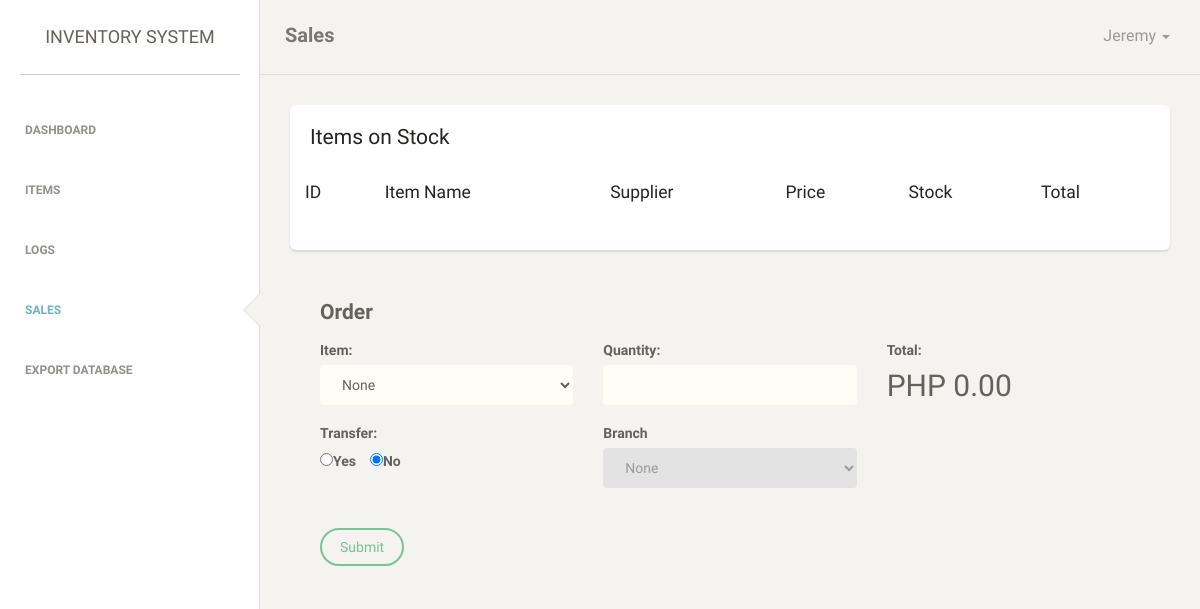
The page /admin/sales.php (signed in) on the database as committed earlier.
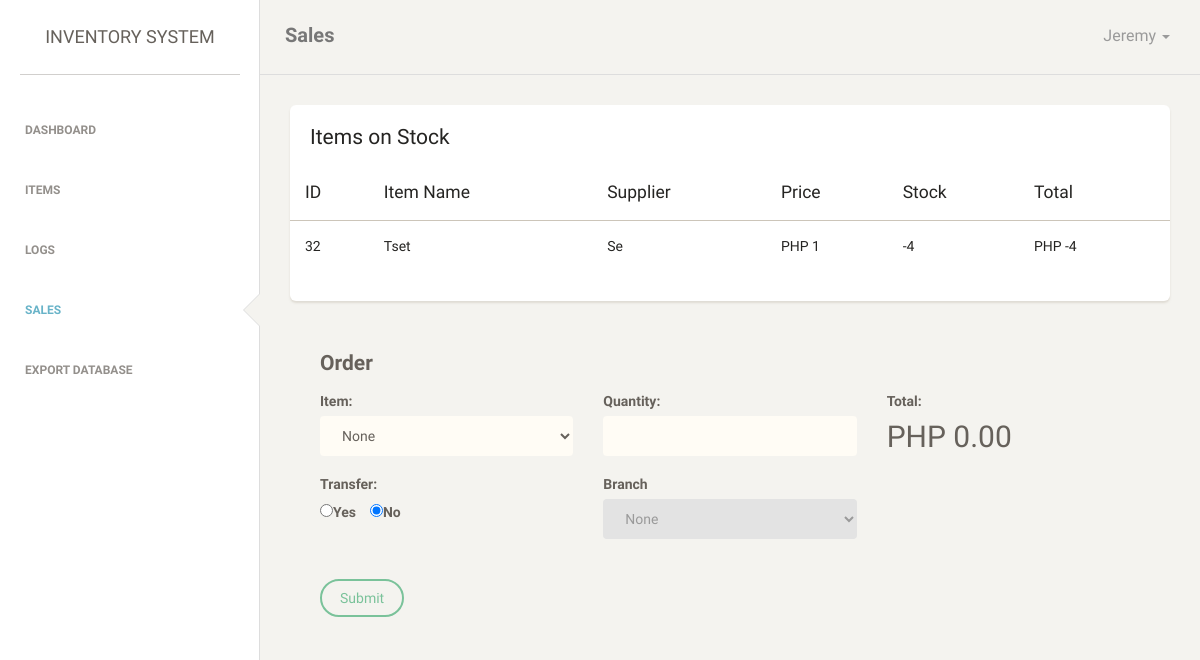
The same page on the database as committed later.
### tables this page shows
CREATE TABLE `items` (
  `date_added` datetime NOT NULL,
  `item_id` int(10) NOT NULL,
  `item_name` varchar(20) NOT NULL,
  `supplier_name` varchar(20) NOT NULL,
  `price` int(6) NOT NULL,
  `stock` int(10) NOT NULL,
  `total` int(11) NOT NULL
);

### admin/sales.php (the view, shortened to what the changed rows need)
<?php
    include "../php/connect.php";
?>
<!doctype html>
<html lang="en">
<head>
    <link href="assets/css/bootstrap.min.css" rel="stylesheet" />
    <link href="assets/css/animate.min.css" rel="stylesheet"/>
    <link href="assets/css/paper-dashboard.css" rel="stylesheet"/>
    <link href="assets/css/demo.css" rel="stylesheet" />
    <link href="assets/css/themify-icons.css" rel="stylesheet">
    <link href="../css/sweetalert.css" rel="stylesheet">
</head>
<body>
<div class="wrapper">
    <div class="main-panel">
        <div class="content">
            <div class="container-fluid">
                <div class="row">
                    <div class="col-md-12">
                        <div id="my-table">
                            <div class="card">
                                <div class="content table-responsive table-full-width">
                                    <form method="post" action="" id="item-table">
                                    <table class="table table-striped">
                                        <thead>
                                            <th>ID</th>
                                            <th>Item Name</th>
                                            <th>Supplier</th>
                                            <th>Price</th>
                                            <th>Stock</th>
                                            <th>Total</th>
                                        </thead>
                                        <tbody>
                                            <?php
                                                $sql = "SELECT * FROM items";
                                                $result = mysqli_query($conn, $sql);
                                                while($rows = mysqli_fetch_array($result)){ ?>
                                                <tr>
                                                    <td id="item-id-<?php echo $rows['item_id']; ?>"><?php echo $rows['item_id']; ?></td>
                                                    <td id="item-name-<?php echo $rows['item_id']; ?>"><?php echo $rows['item_name']; ?></td>
                                                    <td id="supplier-name-<?php echo $rows['item_id']; ?>"><?php echo $rows['supplier_name']; ?></td>
                                                    <td id="price-<?php echo $rows['item_id']; ?>"><?php echo "PHP " . $rows['price']; ?></td>
                                                    <td><?php echo $rows['stock']; ?></td>
                                                    <td><?php echo "PHP " . ($rows['price'] * $rows['stock']); ?></td>
                                                </tr>
                                            <?php } ?>
                                        </tbody>
                                    </table>
                                    </form>
                                </div>
                            </div>
                        </div>
                    </div>
                </div>
            </div>
        </div>
    </div>
</div>
</body>
</html>

Rows that differ between the two databases and show on the page:
added items: item_id "32", item_name "Tset", supplier_name "Se", price "1", stock "-4", $rows['price']*$rows['stock'] "-4"
